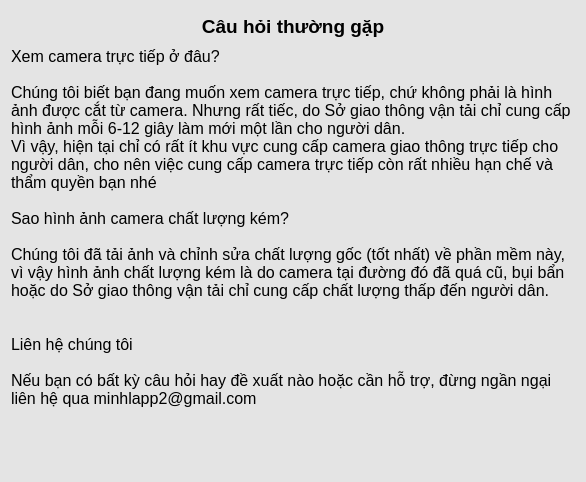
<?xml version="1.0" encoding="UTF-8"?>
<ui version="4.0">
 <class>Dialog</class>
 <widget class="QDialog" name="Dialog">
  <property name="geometry">
   <rect>
    <x>0</x>
    <y>0</y>
    <width>586</width>
    <height>482</height>
   </rect>
  </property>
  <property name="windowTitle">
   <string>Dialog</string>
  </property>
  <property name="styleSheet">
   <string notr="true">background-color: rgb(228,228,228);
color: rgb(0, 0, 0);</string>
  </property>
  <layout class="QGridLayout" name="gridLayout">
   <item row="0" column="0">
    <widget class="QLabel" name="label_2">
     <property name="maximumSize">
      <size>
       <width>16777215</width>
       <height>30</height>
      </size>
     </property>
     <property name="font">
      <font>
       <family>Tahoma</family>
       <pointsize>14</pointsize>
       <weight>75</weight>
       <bold>true</bold>
      </font>
     </property>
     <property name="text">
      <string>Câu hỏi thường gặp</string>
     </property>
     <property name="alignment">
      <set>Qt::AlignCenter</set>
     </property>
    </widget>
   </item>
   <item row="1" column="0">
    <widget class="QLabel" name="label">
     <property name="font">
      <font>
       <family>Tahoma</family>
       <pointsize>12</pointsize>
      </font>
     </property>
     <property name="text">
      <string>Xem camera trực tiếp ở đâu?

Chúng tôi biết bạn đang muốn xem camera trực tiếp, chứ không phải là hình
ảnh được cắt từ camera. Nhưng rất tiếc, do Sở giao thông vận tải chỉ cung cấp
hình ảnh mỗi 6-12 giây làm mới một lần cho người dân.
Vì vậy, hiện tại chỉ có rất ít khu vực cung cấp camera giao thông trực tiếp cho
người dân, cho nên việc cung cấp camera trực tiếp còn rất nhiều hạn chế và
thẩm quyền bạn nhé

Sao hình ảnh camera chất lượng kém?

Chúng tôi đã tải ảnh và chỉnh sửa chất lượng gốc (tốt nhất) về phần mềm này,
vì vậy hình ảnh chất lượng kém là do camera tại đường đó đã quá cũ, bụi bẩn
hoặc do Sở giao thông vận tải chỉ cung cấp chất lượng thấp đến người dân.


Liên hệ chúng tôi 

Nếu bạn có bất kỳ câu hỏi hay đề xuất nào hoặc cần hỗ trợ, đừng ngần ngại 
liên hệ qua minhlapp2@gmail.com
</string>
     </property>
     <property name="alignment">
      <set>Qt::AlignLeading|Qt::AlignLeft|Qt::AlignTop</set>
     </property>
     <property name="margin">
      <number>5</number>
     </property>
     <property name="indent">
      <number>0</number>
     </property>
    </widget>
   </item>
  </layout>
 </widget>
 <resources/>
 <connections/>
</ui>
